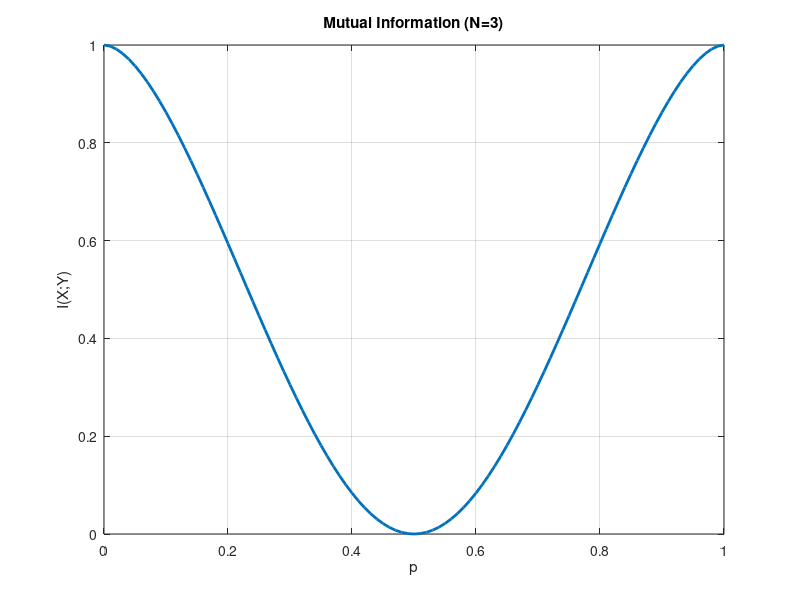
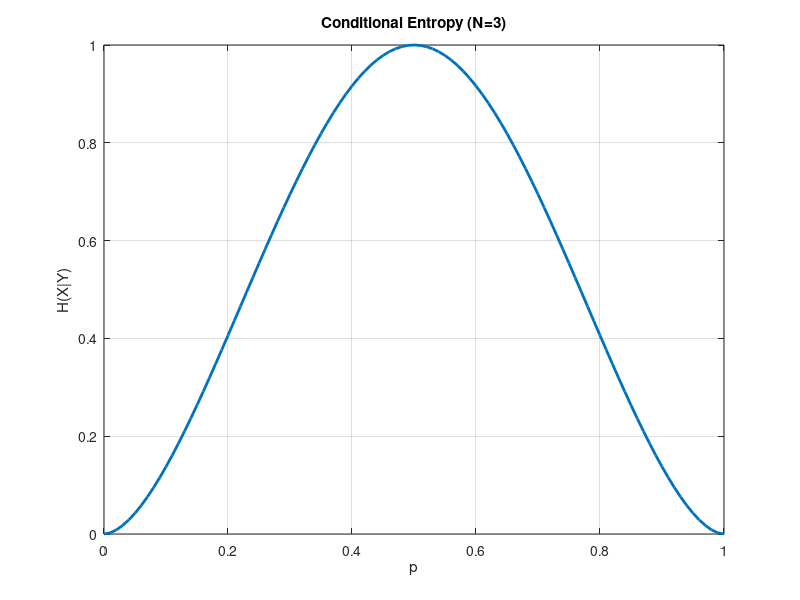
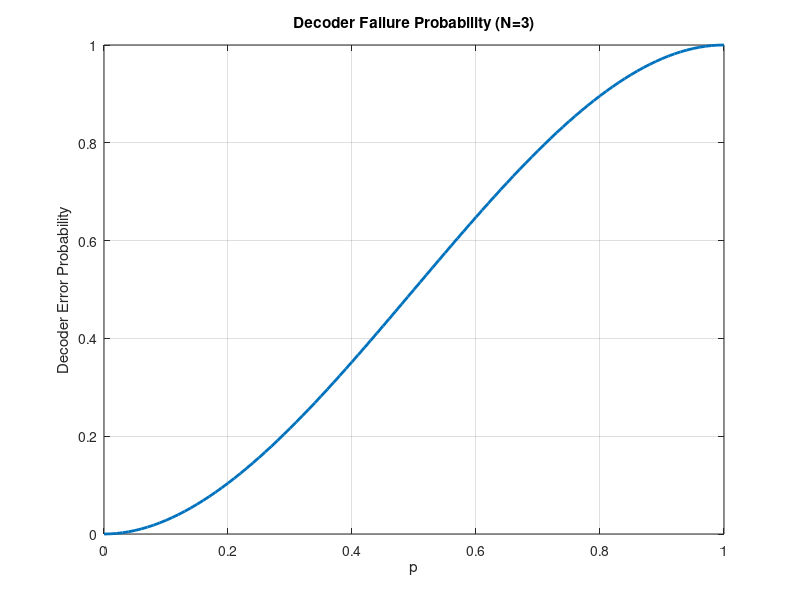
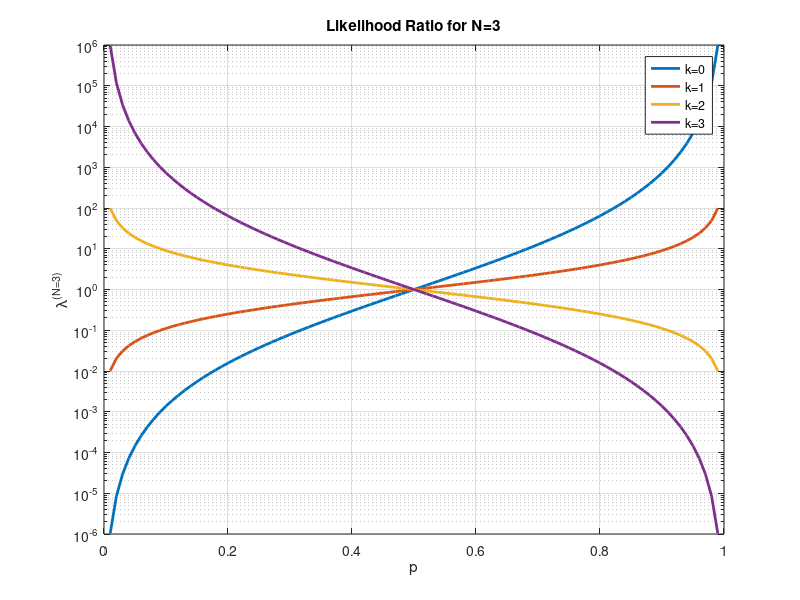

MATLAB code to generate these figures, in order:
p = 0:0.01:1;

H_X_given_Y = zeros(size(p));
I_XY = zeros(size(p));
P_error = zeros(size(p));
lambda_all = zeros(4, length(p));
q_all = zeros(4, length(p));


for i = 1:length(p)

    p_now = p(i);

    if p_now == 0
        L = Inf;
    elseif p_now == 1
        L = 0;
    else
        L = (1 - p_now) / p_now;
    end

    H_total = 0; 

    for k = 0:3

        lambda = L^(2*k - 3);
        lambda_all(k+1, i) = lambda;


        if isinf(lambda)
            q_tilde = 1;
        elseif lambda == 0
            q_tilde = 0;
        else
            q_tilde = lambda / (1 + lambda);
        end

        q_all(k+1, i) = q_tilde;
        if (q_tilde == 0 || q_tilde == 1)
            H_cond = 0;
        else
            H_cond = -q_tilde*log2(q_tilde) - (1 - q_tilde)*log2(1 - q_tilde);
        end

        P_Y = 0.5*((1 - p_now)^k * p_now^(3 - k) + p_now^k * (1 - p_now)^(3 - k));

        H_total = H_total + nchoosek(3, k) * P_Y * H_cond;

    end 

    H_X_given_Y(i) = H_total;

    I_XY(i) = 1 - H_X_given_Y(i);

    P_error(i) = binopdf(2, 3, p_now) + ...
                 binopdf(3, 3, p_now);

end

figure;
plot(p, I_XY, 'LineWidth',2);
xlabel('p');
ylabel('I(X;Y)');
title('Mutual Information (N=3)');
grid on;

figure;
plot(p, H_X_given_Y, 'LineWidth',2);
xlabel('p');
ylabel('H(X|Y)');
title('Conditional Entropy (N=3)');
grid on;

figure;
plot(p, P_error, 'LineWidth',2);
xlabel('p');
ylabel('Decoder Error Probability');
title('Decoder Failure Probability (N=3)');
grid on;

figure;
semilogy(p, lambda_all(1,:), 'LineWidth',2); hold on;
semilogy(p, lambda_all(2,:), 'LineWidth',2);
semilogy(p, lambda_all(3,:), 'LineWidth',2);
semilogy(p, lambda_all(4,:), 'LineWidth',2);

xlabel('p');
ylabel('\lambda^{(N=3)}');
title('Likelihood Ratio for N=3');
legend('k=0','k=1','k=2','k=3');
grid on;

figure;
plot(p, q_all(1,:), 'LineWidth',2); hold on;
plot(p, q_all(2,:), 'LineWidth',2);
plot(p, q_all(3,:), 'LineWidth',2);
plot(p, q_all(4,:), 'LineWidth',2);

xlabel('p');
ylabel('q_tilde^{(N=3)}');
title('Posterior Probability for N=3');
legend('k=0','k=1','k=2','k=3');
grid on;
